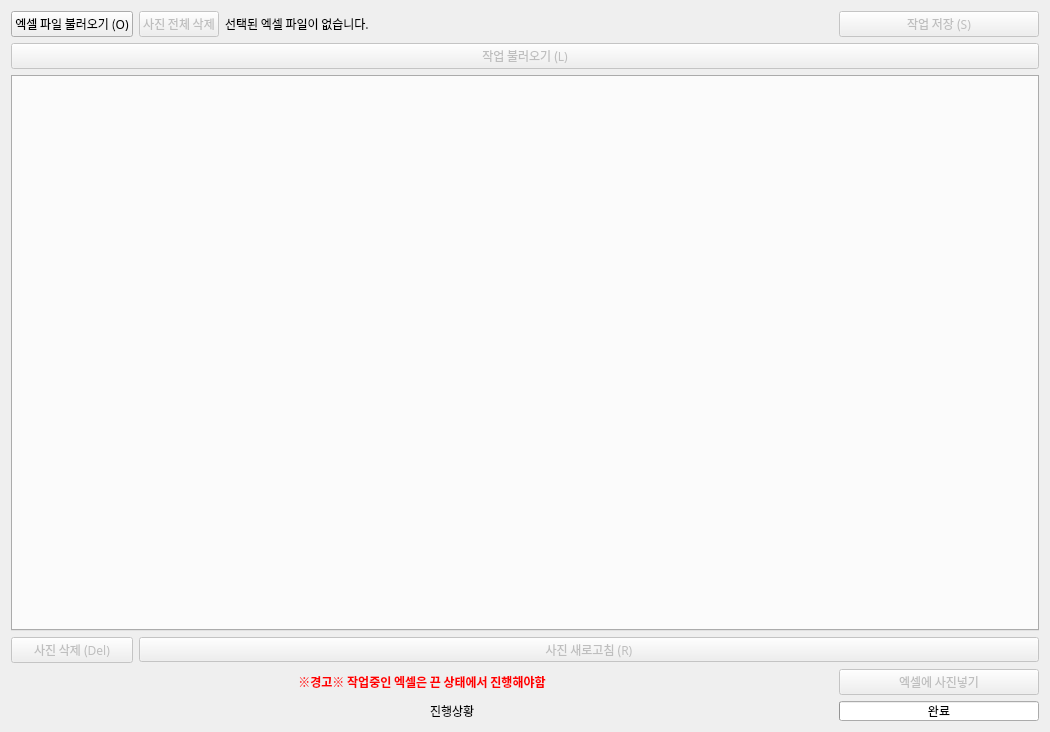
<?xml version="1.0" encoding="UTF-8"?>
<ui version="4.0">
 <class>Dialog</class>
 <widget class="QDialog" name="Dialog">
  <property name="geometry">
   <rect>
    <x>0</x>
    <y>0</y>
    <width>1050</width>
    <height>732</height>
   </rect>
  </property>
  <property name="font">
   <font>
    <family>.Apple SD Gothic NeoI</family>
   </font>
  </property>
  <property name="windowTitle">
   <string>엑셀 자동 작업 프로그램</string>
  </property>
  <layout class="QGridLayout" name="gridLayout">
   <item row="5" column="12">
    <widget class="QPushButton" name="filesave_btn">
     <property name="enabled">
      <bool>false</bool>
     </property>
     <property name="text">
      <string>엑셀에 사진넣기</string>
     </property>
    </widget>
   </item>
   <item row="2" column="1" colspan="12">
    <layout class="QGridLayout" name="gridLayout_2">
     <item row="1" column="0">
      <widget class="QTabWidget" name="sheetlist">
       <property name="layoutDirection">
        <enum>Qt::LeftToRight</enum>
       </property>
       <property name="currentIndex">
        <number>-1</number>
       </property>
       <property name="movable">
        <bool>true</bool>
       </property>
      </widget>
     </item>
     <item row="0" column="0">
      <widget class="QPushButton" name="load_btn">
       <property name="enabled">
        <bool>false</bool>
       </property>
       <property name="text">
        <string>작업 불러오기 (L)</string>
       </property>
       <property name="shortcut">
        <string>Ctrl+L</string>
       </property>
      </widget>
     </item>
    </layout>
   </item>
   <item row="0" column="3" colspan="7">
    <widget class="QLabel" name="fileopen_lbl">
     <property name="text">
      <string>선택된 엑셀 파일이 없습니다.</string>
     </property>
    </widget>
   </item>
   <item row="4" column="2" colspan="11">
    <widget class="QPushButton" name="reload_btn">
     <property name="enabled">
      <bool>false</bool>
     </property>
     <property name="minimumSize">
      <size>
       <width>0</width>
       <height>25</height>
      </size>
     </property>
     <property name="maximumSize">
      <size>
       <width>16777215</width>
       <height>25</height>
      </size>
     </property>
     <property name="text">
      <string>사진 새로고침 (R)</string>
     </property>
     <property name="shortcut">
      <string>Ctrl+R</string>
     </property>
    </widget>
   </item>
   <item row="4" column="1">
    <widget class="QPushButton" name="delete_btn">
     <property name="enabled">
      <bool>false</bool>
     </property>
     <property name="text">
      <string>사진 삭제 (Del)</string>
     </property>
     <property name="shortcut">
      <string>Del</string>
     </property>
    </widget>
   </item>
   <item row="6" column="12">
    <widget class="QProgressBar" name="progress_bar">
     <property name="minimumSize">
      <size>
       <width>200</width>
       <height>20</height>
      </size>
     </property>
     <property name="maximumSize">
      <size>
       <width>200</width>
       <height>20</height>
      </size>
     </property>
     <property name="maximum">
      <number>1</number>
     </property>
     <property name="value">
      <number>0</number>
     </property>
     <property name="alignment">
      <set>Qt::AlignCenter</set>
     </property>
     <property name="format">
      <string>완료</string>
     </property>
    </widget>
   </item>
   <item row="0" column="1">
    <widget class="QPushButton" name="fileopen_btn">
     <property name="maximumSize">
      <size>
       <width>200</width>
       <height>16777215</height>
      </size>
     </property>
     <property name="text">
      <string>엑셀 파일 불러오기 (O)</string>
     </property>
     <property name="shortcut">
      <string>Ctrl+O</string>
     </property>
    </widget>
   </item>
   <item row="0" column="2">
    <widget class="QPushButton" name="deleteall_btn">
     <property name="enabled">
      <bool>false</bool>
     </property>
     <property name="text">
      <string>사진 전체 삭제</string>
     </property>
    </widget>
   </item>
   <item row="0" column="12">
    <widget class="QPushButton" name="save_btn">
     <property name="enabled">
      <bool>false</bool>
     </property>
     <property name="text">
      <string>작업 저장 (S)</string>
     </property>
     <property name="shortcut">
      <string>Ctrl+S</string>
     </property>
    </widget>
   </item>
   <item row="6" column="6" colspan="6">
    <widget class="QLabel" name="progress_lbl">
     <property name="minimumSize">
      <size>
       <width>300</width>
       <height>20</height>
      </size>
     </property>
     <property name="maximumSize">
      <size>
       <width>16777215</width>
       <height>20</height>
      </size>
     </property>
     <property name="text">
      <string>진행상황</string>
     </property>
     <property name="alignment">
      <set>Qt::AlignLeading|Qt::AlignLeft|Qt::AlignVCenter</set>
     </property>
    </widget>
   </item>
   <item row="5" column="1" colspan="11">
    <widget class="QLabel" name="aleart">
     <property name="minimumSize">
      <size>
       <width>500</width>
       <height>20</height>
      </size>
     </property>
     <property name="maximumSize">
      <size>
       <width>16777215</width>
       <height>20</height>
      </size>
     </property>
     <property name="font">
      <font>
       <weight>75</weight>
       <italic>false</italic>
       <bold>true</bold>
      </font>
     </property>
     <property name="text">
      <string>&lt;html&gt;&lt;head/&gt;&lt;body&gt;&lt;p&gt;&lt;span style=&quot; color:#ff0000;&quot;&gt;※경고※ 작업중인 엑셀은 끈 상태에서 진행해야함&lt;/span&gt;&lt;/p&gt;&lt;/body&gt;&lt;/html&gt;</string>
     </property>
     <property name="alignment">
      <set>Qt::AlignCenter</set>
     </property>
    </widget>
   </item>
  </layout>
 </widget>
 <resources/>
 <connections/>
</ui>
